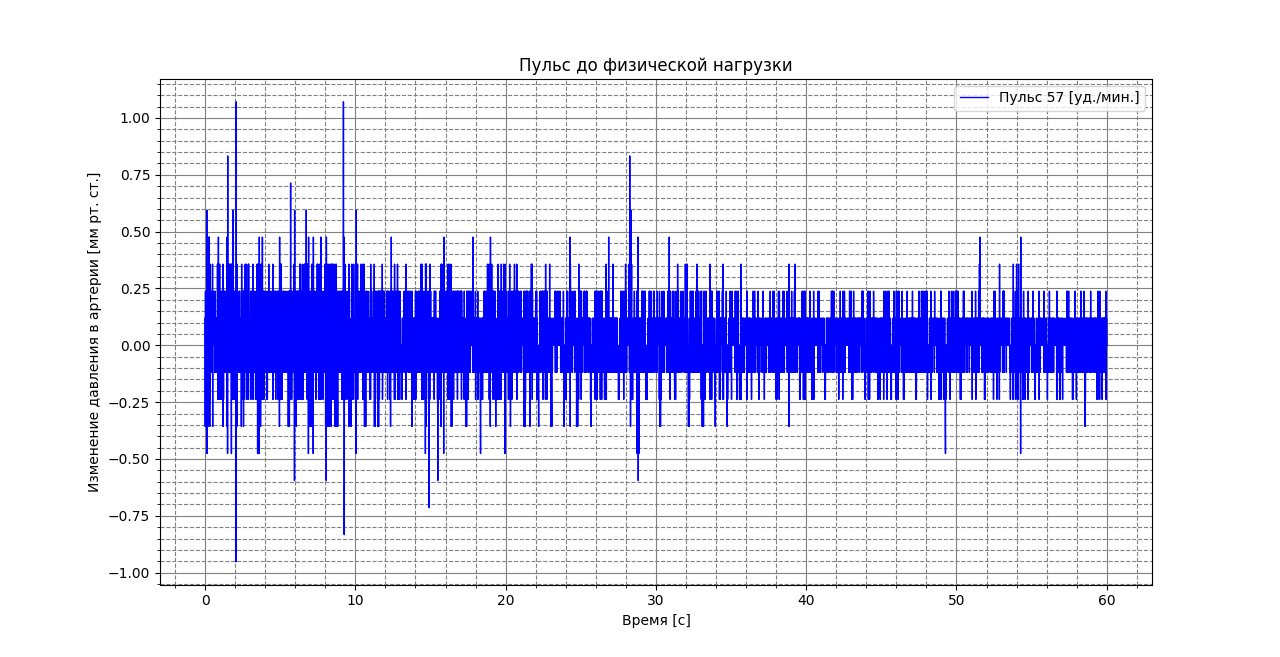

Source code (Python):
import numpy as np
import matplotlib.pyplot as plt
import matplotlib.gridspec as gridspec
with open("rest.txt", "r") as f:
    lines = f.readlines()[10:5832]
    data1 = np.asarray(lines, dtype = int)
with open("rest.txt", "r") as f:
    lines = f.readlines()[11:]
    data2 = np.asarray(lines, dtype = int)
data = data1-data2

measures = data*0.119
pressure = np.linspace(0, 60.01, num = 5822)
fig, ax = plt.subplots(figsize =(100, 10))
ax.set_title("Пульс до физической нагрузки")
plt.plot(pressure, 
        measures,
        linewidth = 1,
        color = 'blue',
        ls='-', 
        ms = 1,
        label = 'Пульс 57 [уд./мин.]')
ax.minorticks_on()
ax.grid(axis = 'both')
ax.grid(which = 'major',
        color ='gray')
ax.grid(which = 'minor',
        color ='gray',
        linestyle = '--')
ax.set_xlabel('Время [с]')
ax.set_ylabel('Изменение давления в артерии [мм рт. ст.]')
i = 0
location = ['upper right']
ax.legend(loc = location[i])

plt.show()
fig.savefig('rest-pulse')